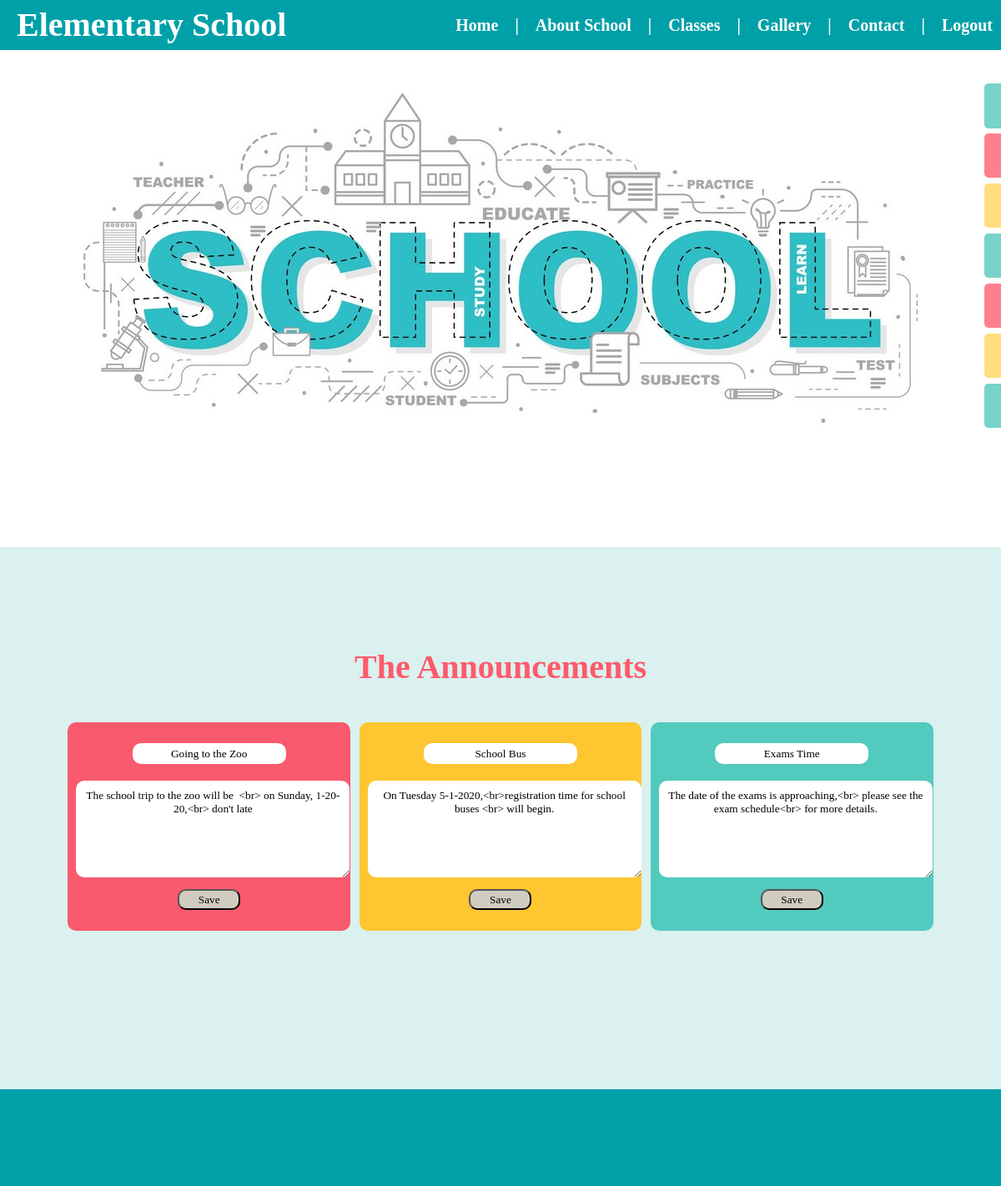
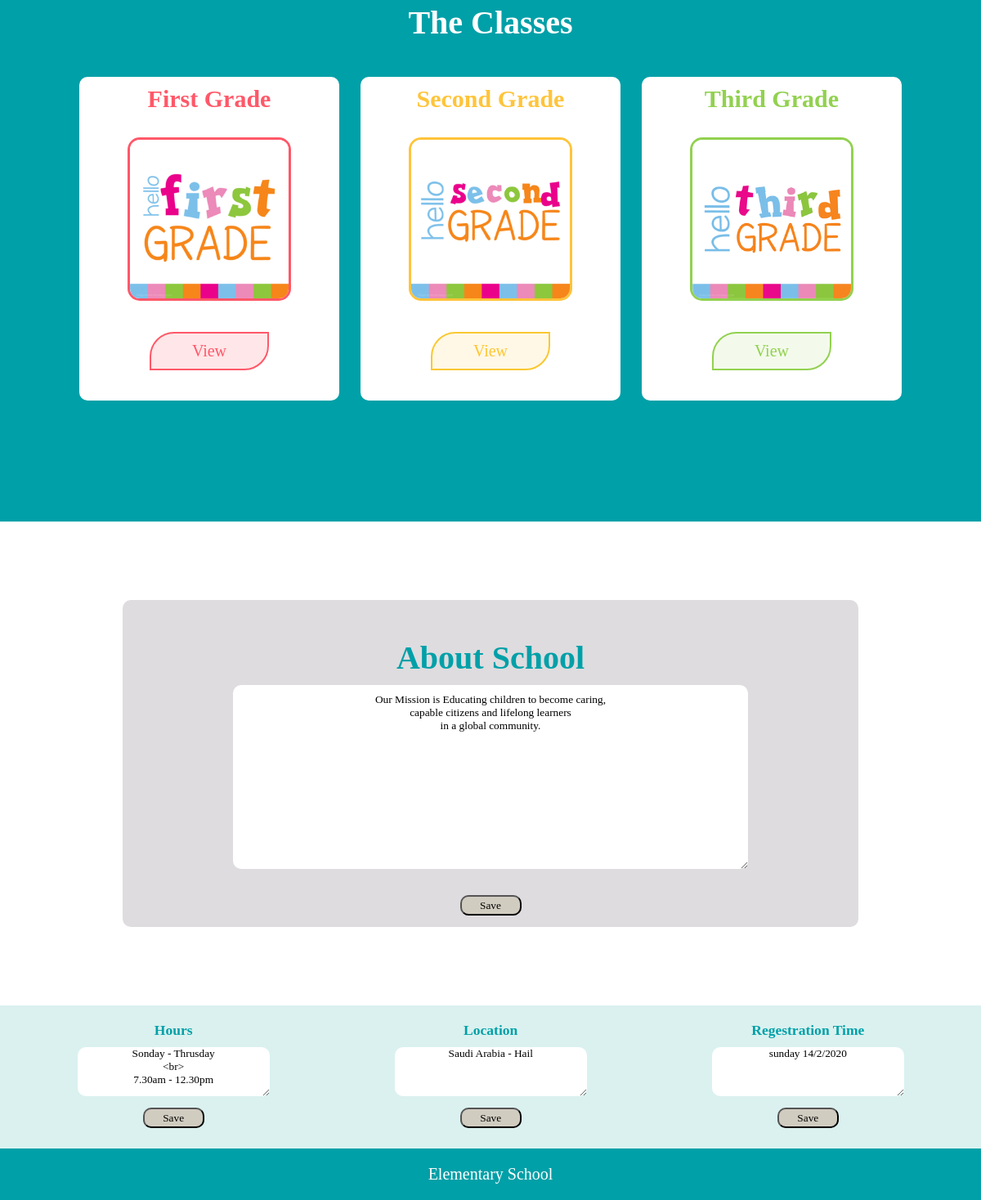
/school_project/admin_pages/home-page-edit.php (signed in), run on the app's committed database (2 pictures, top to bottom).
### tables this page shows
CREATE TABLE `content_table` (
  `id_content` int(5) NOT NULL,
  `title` text NOT NULL,
  `information` text NOT NULL,
  `page` varchar(10) NOT NULL,
  `admin_id` varchar(5) NOT NULL
);

### school_project/admin_pages/home-page-edit.php (the view, shortened to what this page needs)
<?php
    include "../php_code/connection.php";
        $idA1 = 11;
        $query1 ="SELECT title, information FROM  content_table WHERE id_content ='{$idA1}'";
        $result1 = mysqli_query($con, $query1);
        $resultCheck1 = mysqli_num_rows($result1);
    $idA2 = 12;
    $query2 ="SELECT title, information FROM  content_table WHERE id_content ='{$idA2}'";
    $result2 = mysqli_query($con, $query2);
    $resultCheck2 = mysqli_num_rows($result2);
    $idA3 = 13;
    $query3 ="SELECT title, information FROM  content_table WHERE id_content ='{$idA3}'";
    $result3 = mysqli_query($con, $query3);
    $resultCheck3 = mysqli_num_rows($result3);
    $idA4 = 14;
    $query4 ="SELECT title, information FROM  content_table WHERE id_content ='{$idA4}'";
    $result4 = mysqli_query($con, $query4);
    $resultCheck4 = mysqli_num_rows($result4);
    $idA5 = 15;
    $query5 ="SELECT title, information FROM  content_table WHERE id_content ='{$idA5}'";
    $result5 = mysqli_query($con, $query5);
    $resultCheck5 = mysqli_num_rows($result5);
    $idA6 = 16;
    $query6 ="SELECT title, information FROM  content_table WHERE id_content ='{$idA6}'";
    $result6 = mysqli_query($con, $query6);
    $resultCheck6 = mysqli_num_rows($result6);
    $idA7 = 17;
    $query7 ="SELECT title, information FROM  content_table WHERE id_content ='{$idA7}'";
    $result7 = mysqli_query($con, $query7);
    $resultCheck7 = mysqli_num_rows($result7);
?>
<!DOCTYPE html>
<html>
    <head>
        <link rel="stylesheet" type="text/css" href="../style/reset.css">
        <link rel="stylesheet" type="text/css" href="../style/home-edit.css">
    </head>
    <body>
        <div id="container">
            <nav id="menu">
                <h1 id="logo"><b>Elementary School</b></h1>
                <ul class="menu-all"><b>
                    <li class="menu-item"><form class="logout_form" method='post' action=""><input type="submit" value="Logout" class="logout_btn" name="but_logout"></form></li>
                    <li class="menu-item1">|</li>
                    <li class="menu-item"><a href="contact-view.php"> Contact</a></li>
                    <li class="menu-item1">|</li>
                    <li class="menu-item"><a href="gallery-view.php"> Gallery</a></li>
                    <li class="menu-item1">|</li>
                    <li class="menu-item"><a> Classes </a>
                    </li>
                    <li class="menu-item1">|</li>
                    <li class="menu-item"><a href="about-view.php"> About School</a></li>
                    <li class="menu-item1">|</li>
                    <li class="menu-item"><a href="home_page-view.php"> Home</a></li></b>
                </ul>
            </nav>
            <div id="hero">
            </div>
            <div id="mySidenav" class="sidenav">
                <a href="adminhomepage.php" id="ِadmin">ِAdmin</a>
                <a href="home-page-edit.php" id="home">Home</a>
                <a href="about-edit.php" id="aboutAmin">About</a>
                <a href="class1-edit.php" id="class1">1st Class</a>
                <a href="class2-edit.php" id="class2">2nd Class</a>
                <a href="class3-edit.php" id="class3">3rd Class</a>
                <a href="contact-edit.php" id="contact">Contact</a>
            </div>
            <section class="ads">
                <h1>The Announcements</h1>
                <div class="aads">
                    <form method="post" action="">
                        <div class="ann" id="ann1">
                            <?php
                            if($resultCheck1>=1){
                                while ($row1 = mysqli_fetch_assoc($result1)){
                            ?>
                            <input type="text" class="adstitle" name="1-ads-title" value="<?php echo $row1['title']; ?>">
                            <textarea rows="6" cols="40" class="adsparag" name="1-ads-p"><?php echo $row1['information']; ?></textarea>
                            <br>
                            <input type="submit" value="Save" class="btns" name="btn_ads1" id="btn_ads1">
                            <?php
                                } }
                            ?>
                        </div>
                        <div class="ann" id="ann2">
                            <?php
                            if($resultCheck2>=1){
                                while ($row2 = mysqli_fetch_assoc($result2)){
                            ?>
                            <input type="text" class="adstitle" name="2-ads-title" value="<?php echo $row2['title']; ?>">
                            <textarea rows="6" cols="40" class="adsparag" name="2-ads-p"><?php echo $row2['information']; ?></textarea>
                            <br>
                            <input type="submit" value="Save" class="btns" name="btn_ads2" id="btn_ads2">
                            <?php
                                } }
                            ?>
                        </div>
                        <div class="ann" id="ann3">
                            <?php
                            if($resultCheck3>=1){
                                while ($row3 = mysqli_fetch_assoc($result3)){
                            ?>
                            <input type="text" class="adstitle" name="3-ads-title" value="<?php echo $row3['title']; ?>">
                            <textarea rows="6" cols="40" class="adsparag" name="3-ads-p"><?php echo $row3['information']; ?></textarea>
                            <br>
                            <input type="submit" value="Save" class="btns" name="btn_ads3" id="btn_ads3">
                            <?php
                                } }
                            ?>
                        </div>
                    </form>
                </div>
            </section>
            <section id="classes">
                <h1> The Classes </h1>
                <div class="row">
                <div class="col-3" id="col1">
                    <header class="cla-header"><h2 style="color: #ff5869;"> First Grade </h2></header>
                    <img src="../images/fg.png" class="PicClasses"><br>
                    <button class="bttn" id="btn1"><a href="class1.php">View</a></button>
                </div>
                <div class="col-3" id="col2">
                    <header class="cla-header"><h2 style="color: #ffc43a;"> Second Grade</h2></header>
                    <img src="../images/sg.png" class="PicClasses"><br>
                    <button class="bttn" id="btn2"><a href="class2.php">View</a></button>
                </div>
                <div class="col-3" id="col3">
                    <header class="cla-header"><h2 style="color: #92d14f;"> Third Grade</h2></header>
                    <img src="../images/tg.png" class="PicClasses"><br>
                    <button class="bttn" id="btn3"><a href="class3.php">View</a></button>
                </div>
                </div>
            </section>
            <section id="about">
                <h1> <br> About School <br> </h1>
                <div>
                    <?php
                    if($resultCheck4>=1){
                        while ($row4 = mysqli_fetch_assoc($result4)){
                    ?>
                    <form method="post" action="">
                        <textarea rows="6" cols="40" class="aboutparag" name="about_p"><?php echo $row4['information']; ?></textarea>
                        <br><br>
                        <input type="submit" value="Save" class="btns" name="btn_about_home" id="btn_about_home">
                    </form>
                    <?php
                        } }
                    ?>
                </div>
            </section>
            <section id="info">
                <div id="inf">
                    <form method="post" action="">
                        <div class="infoo">
                            <?php
                            if($resultCheck5>=1){
                                while ($row5 = mysqli_fetch_assoc($result5)){
                            ?>
                            <h3>Hours</h3>
                            <textarea rows="2" cols="30" class="infoparag" name="info_hours"><?php echo $row5['information']; ?></textarea>
                            <br>
                            <input type="submit" value="Save" class="btns" name="btn_info_hours" id="btn_info_hours">
                            <?php
                                } }
                            ?>
                        </div>
                        <div class="infoo">
                            <?php
                            if($resultCheck6>=1){
                                while ($row6 = mysqli_fetch_assoc($result6)){
                            ?>
                            <h3>Location</h3>
                            <textarea rows="2" cols="30" class="infoparag" name="info_location"><?php echo $row6['information']; ?></textarea>
                            <br>
                            <input type="submit" value="Save" class="btns" name="btn_info_location" id="btn_info_location">
                            <?php
                                } }
                            ?>
                        </div>
                        <div class="infoo">
                            <?php
                            if($resultCheck7>=1){
                                while ($row7 = mysqli_fetch_assoc($result7)){
                            ?>
                            <h3>Regestration Time</h3>
                            <textarea rows="2" cols="30" class="infoparag" name="info_reges"><?php echo $row7['information'];?></textarea>
                            <br>
                            <input type="submit" value="Save" class="btns" name="btn_info_reges" id="btn_info_reges">
                            <?php
                                } }
                            ?>
                        </div>
                    </form>
                </div>
            </section>
            <section id="wsfooter">
                <p> Elementary School </p>
            </section>
        </div>
    </body>
</html>

### school_project/style/home-edit.css (style rules this page uses)
#hero { height: 500px; width: 100% auto; background: url(../images/school.jpg) no-repeat center center ; margin-bottom: 50px; }
#about { background-color: #dedcdf ; height: 400px; width: 900px; text-align: center; margin: 0 auto; border-radius: 10px; margin-bottom: 8%;; margin-top: 8%; }
#about h1 { color:#00a0a8; }
#classes { text-align: center; color: white; margin-bottom: 8%;; padding-top: 10%; padding-bottom: 12%; padding-left: 5%; padding-right: 5%; background-color: #00a0a8; }
.bttn { background-color: #ffe6e8; border: 2px solid #ff5869; color: #ff5869; padding: 10px 50px; text-align: center; text-decoration: none; display: inline-block; font-size: 20px; margin: 4px 2px; -webkit-transition-duration: 0.4s; transition-duration: 0.4s; cursor: pointer; border-top-left-radius: 30px; border-bottom-right-radius: 30px; }
.bttn a { color: #ff5869 }
#btn2 { background-color: #fff8e6; border: 2px solid #fac831; color: #fbc831; }
#btn2 a { color: #fec631; }
#btn3 { background-color: #f3faeb; border: 2px solid #92d14f; color: #92d14f; }
#btn3 a { color: #92d14f; }
.col-3 { width: 30%; height: 99%; float: left; margin-right: 2.5%; padding: 10px; border-radius: 10px; color: #5d7273; background-color: white; }
.col-3 img { margin: 10%; border-radius: 15px; width: 200px; max-width: 300px; height: 200px; }
.row { height: 400px; width: 98%; margin: 0 auto; margin-top: 4%; }
.cla-header { font-size: 20px; font-weight: bold; }
#col1 { margin-left: 2.5%; }
#col1 img { border: 3px solid #ff5869; }
#col2 img { border: 3px solid #ffc43a; }
#col3 img { border: 3px solid #92d14f; }
#info { background-color: #daf1ef; height: 175px; text-align: center; color:#00a0a8; width: 100%; margin: 0 auto; padding-bottom: 0px; padding-top: 5px; font-size: 15px; padding-left: 2%; }
.infoo { width: 32%; float: left; margin-right: 1%; padding: 15px; }
.ads { text-align: center; height: 650px; margin-top: 8%; padding-top: 10%; padding-left: 5%; padding-right: 5%; padding-bottom: 12%; color: #ff5a6b; background-color: #daf1ef; }
.aads { height: 300px; width: 98%; margin: 0 auto; margin-top: 4%; color: white; }
.ann { width: 32%; height: 250px; float: left; margin-right: 1%; padding: 10px; border-radius: 10px; color: white; background-color: white; }
#ann1 { margin-left: 1%; background-color:#f95a6e; }
#ann2 { background-color: #fec631; }
#ann3 { background-color: #52cabe; }
.adstitle { margin-top: 15px; margin-bottom: 10px; border: none; height: 25px; padding: 10px; text-align: center; border-radius: 10px; }
.adsparag { margin-top: 10px; margin-bottom: 10px; border: none; padding: 10px; text-align: center; border-radius: 10px; }
.btns { height: 25px; width: 75px; background-color: #d1ccc0; color: black; border-radius: 10px; }
.aboutparag { margin-top: 10px; margin-bottom: 10px; border: none; padding: 10px; text-align: center; height: 225px; width: 70%; border-radius: 10px; }
.infoparag { margin: 10px; border: none; height: 60px; text-align: center; border-radius: 10px; }

### data on the page
content_table: title "Going to the Zoo", information "The school trip to the zoo will be <br> on Sunday, 1-20-20,<br> don't late"
content_table: title "School Bus", information "On Tuesday 5-1-2020,<br>registration time for school buses <br> will begin."
content_table: title "Exams Time", information "The date of the exams is approaching,<br> please see the exam schedule<br> for more details."
content_table: about_p "Our Mission is Educating children to become caring, capable citizens and lifelong learners in a global community."
content_table: info_hours "Sonday - Thrusday <br> 7.30am - 12.30pm"
content_table: info_location "Saudi Arabia - Hail"
content_table: info_reges "sunday 14/2/2020"
